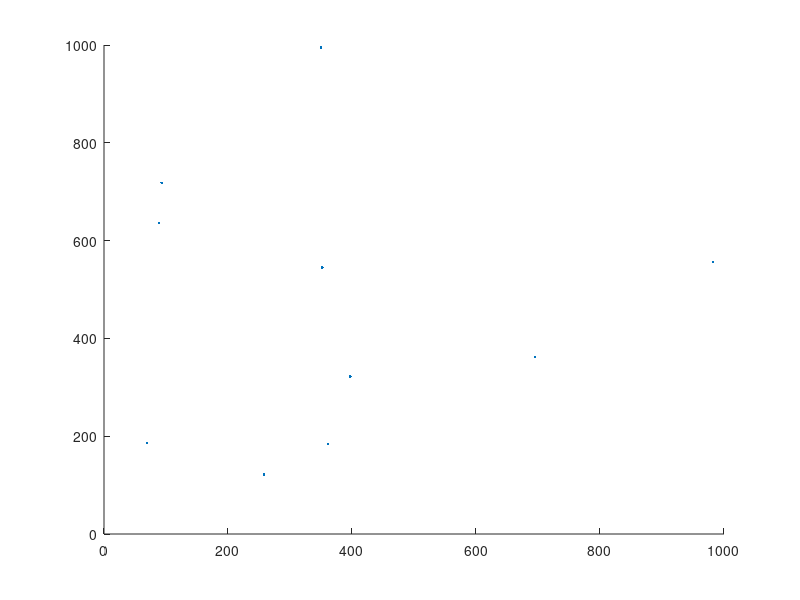

Reproduce this figure in MATLAB. (Note: this script raises an error after producing the figure.)
%%Initial Declarations
num_city=10;    %Set number of cities
max_dist=1000;  %Set maximum distance spread
route=zeros(1,num_city);
%%Random generation of City Locations on a given map
loc_city=randi([1 max_dist],num_city,2);

figure
hold on
plot(loc_city(:,1),loc_city(:,2),'.')
axis([0 max_dist 0 max_dist])

display('Cities generated.');

%Calculating Distances between cities
city_distances=zeros(num_city,num_city);
for i=1:num_city
    for j=i+1:num_city
        city_distances(i,j)=sqrt((loc_city(j,1)-loc_city(i,1))^2 + (loc_city(j,2)-loc_city(i,2))^2);
    end
end
display('Inter city distances calculated.');
maximum_dist=max(max(city_distances));
minimum_dist=min_dist_calc(city_distances, num_city);
city_distances=city_distances+city_distances'
backup_distances=city_distances;

%City Distance Statistics
display('Distances and variance have the following statistics:');
maximum_dist
minimum_dist
variance_dist=var(city_distances(1,:))
standard_deviation=sqrt(variance_dist)

%Setting same city distances to max for ease of calculation of route
display('Setting same city distances to max for ease of calculation of route.');
for i=1:num_city
    city_distances(i,i)=max_dist*1.414+1;
end

%%Best solution calculation- Combinatronics solution
%May be commented out for fast calculations
combinatronics_solution(num_city,city_distances);

%%Greedy solution calculation- First Heuristic approach
greedy_route(num_city,city_distances,backup_distances,max_dist);

%%Neural Networks solution calculation- K-SOM approach
neural_route(num_city,max_dist,loc_city);

%%Genetic Algorithm approach solution calculation
genetic_route();

%%Ant Colony optimization approach solution
aco_route();

%%Gravitation technique approach solution
gravitate_route();
